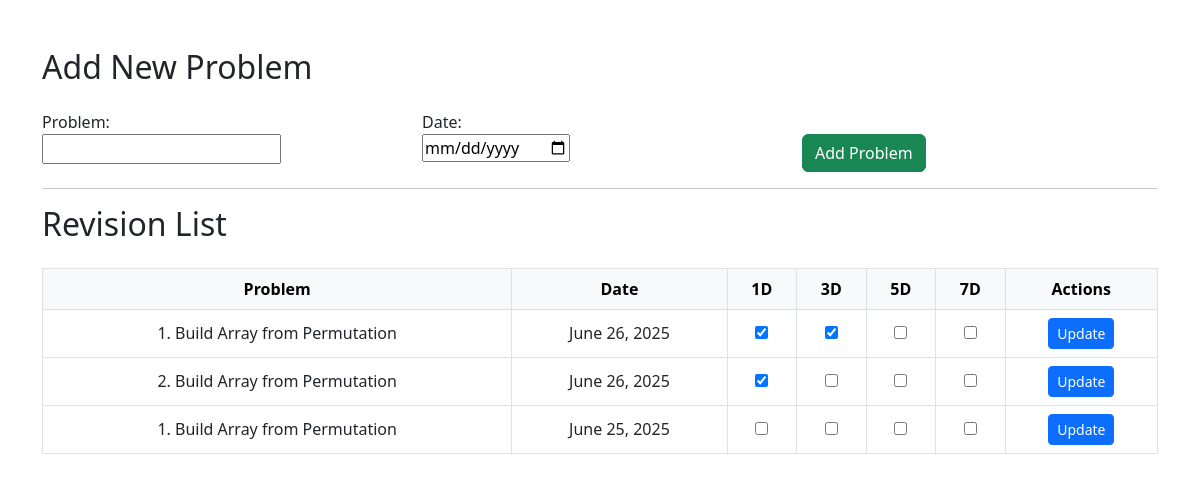
The page / on the database its author committed.
### tracker/models.py (models this page shows, shortened)
class ProblemRevision(models.Model):
    problem = models.CharField(max_length=255)
    date = models.DateField()
    day_1 = models.BooleanField(default=False)
    day_3 = models.BooleanField(default=False)
    day_5 = models.BooleanField(default=False)
    day_7 = models.BooleanField(default=False)

### tracker/views.py (the view)
# urls.py: path('', views.revision_view, name='revision_view'),
def revision_view(request):
    if request.method == 'POST':
        form = ProblemRevisionForm(request.POST)
        if form.is_valid():
            form.save()
            return redirect('revision_view')
    else:
        form = ProblemRevisionForm()
    problems = ProblemRevision.objects.all()
    return render(request, 'revision.html', {'form': form, 'problems': problems})

### tracker/forms.py
class ProblemRevisionForm(forms.ModelForm):
    class Meta:
        model = ProblemRevision
        fields = ['problem', 'date', 'day_1', 'day_3', 'day_5', 'day_7']
        widgets = {
            'date': forms.DateInput(attrs={'type': 'date'}),
        }

### tracker/templates/revision.html (shortened to what this page needs)
<!DOCTYPE html>
<html lang="en">
<head>
    <link href="https://cdn.jsdelivr.net/npm/bootstrap@5.3.0/dist/css/bootstrap.min.css" rel="stylesheet">
</head>
<body>
<div class="container mt-5">
    <h2 class="mb-4">Add New Problem</h2>
    <form method="post">
        <div class="row mb-3">
            <div class="col">
                {{ form.problem.label_tag }}<br>
                {{ form.problem }}
            </div>
            <div class="col">
                {{ form.date.label_tag }}<br>
                {{ form.date }}
            </div>
            <div class="col mt-4">
                <button type="submit" class="btn btn-success">Add Problem</button>
            </div>
        </div>
    </form>
    <hr>
    <h2 class="mb-4">Revision List</h2>
    <table class="table table-bordered">
        <thead class="table-light">
        <tr>
            <th>Problem</th>
            <th>Date</th>
            <th>1D</th>
            <th>3D</th>
            <th>5D</th>
            <th>7D</th>
            <th>Actions</th>
        </tr>
        </thead>
        <tbody>
        {% for p in problems %}
        <form method="post" action="{% url 'update_problem' p.id %}">
            <tr>
                <td>{{ p.problem }}</td>
                <td>{{ p.date }}</td>
                <td><input type="checkbox" name="day_1" {% if p.day_1 %}checked{% endif %}></td>
                <td><input type="checkbox" name="day_3" {% if p.day_3 %}checked{% endif %}></td>
                <td><input type="checkbox" name="day_5" {% if p.day_5 %}checked{% endif %}></td>
                <td><input type="checkbox" name="day_7" {% if p.day_7 %}checked{% endif %}></td>
                <td><button type="submit" class="btn btn-primary btn-sm">Update</button></td>
            </tr>
        </form>
        {% empty %}
        <tr>
            <td colspan="7">No problems added yet.</td>
        </tr>
        {% endfor %}
        </tbody>
    </table>
</div>
</body>
</html>

### tracker/templates/revision.html (style rules this page uses)
table td, table th { vertical-align: middle; text-align: center; }

### rows shown on the page
ProblemRevision: problem "1. Build Array from Permutation", date "June 26, 2025", day_1 "☑", day_3 "☑"
ProblemRevision: problem "2. Build Array from Permutation", date "June 26, 2025", day_1 "☑"
ProblemRevision: problem "1. Build Array from Permutation", date "June 25, 2025"
